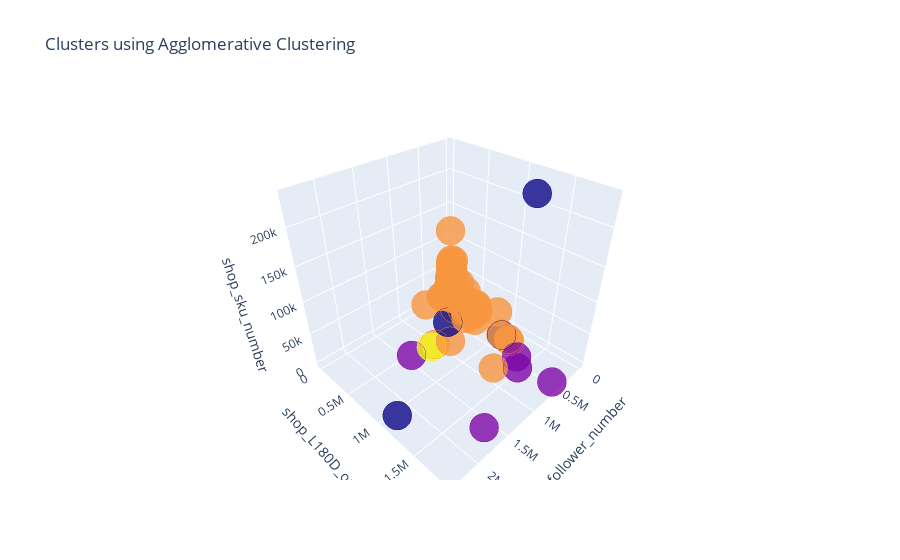

Notebook cell for this chart:
### Markdown cell above
<h2> Visualizations </h2>

### Code cell
import plotly as py
import plotly.graph_objs as go
trace1 = go.Scatter3d(
    x= X2['shop_follower_number'],
    y= X2['shop_L180D_order'],
    z= X2['shop_sku_number'],
    mode='markers',
     marker=dict(
        color = X2['agglomerative.average.labels'], 
        size= 10,
        line=dict(
            color= X2['agglomerative.average.labels'],
            width= 12
        ),
        opacity=0.8
     )
)
data = [trace1]
layout = go.Layout(
    title= 'Clusters using Agglomerative Clustering',
    scene = dict(
            xaxis = dict(title  = 'shop_follower_number'),
            yaxis = dict(title  = 'shop_L180D_order'),
            zaxis = dict(title  = 'shop_sku_number')
        )
)
fig = go.Figure(data=data, layout=layout)
py.offline.iplot(fig)

### Figure 1 — Plotly figure (JSON) as saved in the notebook; plotly's stock layout.template omitted (floating-point values rounded to 4 significant figures; data arrays with more than 128 entries replaced by an {"elided": "..."} marker saying what was removed)
{"data": [{"marker": {"color": {"elided": "536 int values"}, "line": {"color": {"elided": "536 int values"}, "width": 12}, "opacity": 0.8, "size": 10}, "mode": "markers", "type": "scatter3d", "x": {"elided": "536 int values"}, "y": {"elided": "536 int values"}, "z": {"elided": "536 int values"}}], "layout": {"scene": {"xaxis": {"title": {"text": "shop_follower_number"}}, "yaxis": {"title": {"text": "shop_L180D_order"}}, "zaxis": {"title": {"text": "shop_sku_number"}}}, "title": {"text": "Clusters using Agglomerative Clustering"}}}
